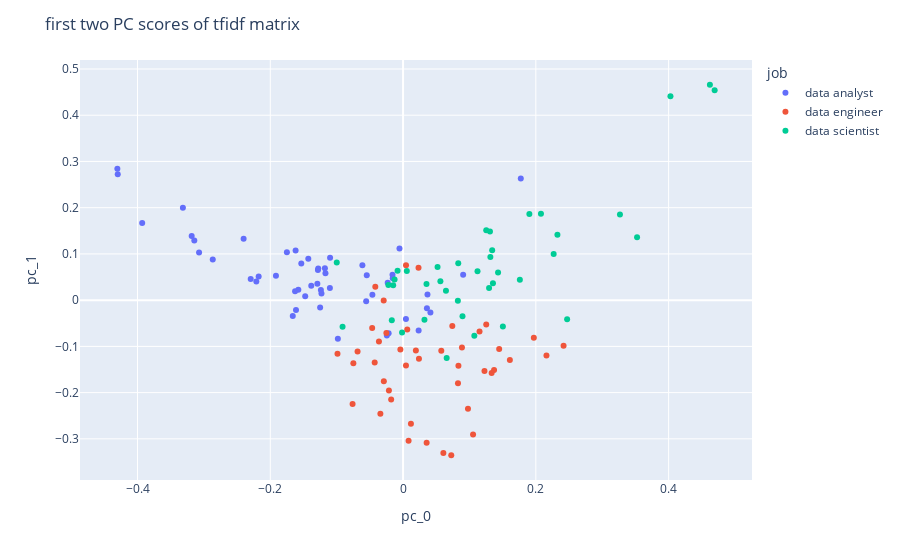

Here is the notebook cell this chart was saved with:
### Markdown cell above
Let's recap what we've achieved here. We started with a collection of raw text documents, each one a description of a job from one of three titles. Using term-frequency inverse-document-freqency we converted each description into a fixed length vector. Then using PCA we projected our new 2038-dimensional data matrix onto the two coordinate axes of highest variability so we could produce a scatterplot of the data. The result was a clear visual separation into three clusters corresponding to the three job titles, which we have now shown are nearly perfectly recreated using a simple clustering algorithm.

The cool part about this is not that we have perfectly classified each tfidf vector with its job title. There are a whole host of supervised approaches that would have been more effective if that were our goal: we would certainly include more principle components to preserve more information and most classification algorithms would perform better than the simple clustering we have used here. No, the interesting part is thinking about how these simple unsupervised methods can be applied to problems where we *don't* have access to labelled data as we did here. In text problems where we are unsure of the existence of distinct clusters we can go through the same steps, cluster the data and then use the tfidf vectors as we did before to look for patterns in the most important words in each cluster.

Clustering is far from a cure-all concept that works magic in every use-case, but it can be a fruitful area of investigation across a wide range of problems. We have shown how it can be effective in a simple, small-sample case but I hope that you can use some of these ideas in your own problems.

### Code cell
# hide
df_new = df.copy()
df_new['desc'] = (df_new.desc.str.replace('[Ss]cientist', '')
                  .str.replace('[Ee]ngineer', '')
                  .str.replace('[Aa]nalyst', '')
                  .str.replace('[Aa]nalysis', '')
                  .str.replace('[Ss]cience', ''))

text = np.array(df_new['desc'])
tfidf_matrix = vectorizer.fit_transform(text)
tfidf = pd.DataFrame(tfidf_matrix.toarray(), columns=vectorizer.get_feature_names())

X = pca.fit_transform(tfidf)
X_df = pd.DataFrame(X)
X_df['job'] = df.job.values
X_df = X_df.rename(columns={0: 'pc_0', 1: 'pc_1'})

fig = px.scatter(X_df, x="pc_0", y="pc_1", color="job", hover_data=["pc_0", "pc_1", X_df.index])
fig.update_layout(title='first two PC scores of tfidf matrix')
fig.show()

### Figure 1 — Plotly figure (JSON) as saved in the notebook; plotly's stock layout.template omitted (floating-point values rounded to 4 significant figures; data arrays with more than 128 entries replaced by an {"elided": "..."} marker saying what was removed)
{"data": [{"customdata": {"elided": "51x3 float values"}, "hovertemplate": "job=data analyst<br>pc_0=%{customdata[0]}<br>pc_1=%{customdata[1]}<br>index=%{customdata[2]}<extra></extra>", "legendgroup": "data analyst", "marker": {"color": "#636efa", "symbol": "circle"}, "mode": "markers", "name": "data analyst", "orientation": "v", "showlegend": true, "type": "scatter", "x": [-0.175, -0.06125, -0.3073, -0.1169, 0.09051, -0.1249, -0.01553, -0.1238, -0.02176, -0.1383, -0.4298, -0.1099, -0.005391, -0.02441, -0.1613, 0.03592, -0.2295, -0.0462, -0.3316, -0.02313, -0.05465, -0.2402, -0.1278, -0.393, -0.1427, -0.4304, 0.1773, -0.1577, -0.2867, -0.05557, -0.1282, -0.221, -0.1533, 0.02345, -0.1291, 0.04121, -0.1915, -0.1474, -0.1177, -0.1619, -0.3184, -0.1102, -0.1627, -0.2175, -0.1661, -0.3145, -0.01591, 0.004341, -0.09822, 0.03677, -0.1229], "xaxis": "x", "y": [0.1034, 0.07538, 0.1029, 0.05844, 0.05501, -0.01608, 0.04742, 0.02203, -0.07136, 0.03105, 0.2724, 0.09178, 0.1115, -0.07633, -0.02151, -0.01758, 0.0457, 0.01148, 0.2, 0.03757, 0.05362, 0.1326, 0.06848, 0.1671, 0.08936, 0.2844, 0.2633, 0.02234, 0.08774, -0.002159, 0.06544, 0.04015, 0.07938, -0.06541, 0.03557, -0.02652, 0.05253, 0.008446, 0.06875, 0.1074, 0.1387, 0.02607, 0.01927, 0.05132, -0.0344, 0.1289, 0.0549, -0.04099, -0.08346, 0.01199, 0.01433], "yaxis": "y"}, {"customdata": {"elided": "43x3 float values"}, "hovertemplate": "job=data engineer<br>pc_0=%{customdata[0]}<br>pc_1=%{customdata[1]}<br>index=%{customdata[2]}<extra></extra>", "legendgroup": "data engineer", "marker": {"color": "#EF553B", "symbol": "circle"}, "mode": "markers", "name": "data engineer", "orientation": "v", "showlegend": true, "type": "scatter", "x": [0.008329, 0.1152, 0.02331, 0.1253, 0.1371, 0.1609, 0.1226, -0.00405, 0.2418, 0.216, 0.197, 0.08872, 0.03553, 0.08341, -0.01793, 0.004446, 0.01185, 0.1448, -0.03632, -0.04182, -0.07604, -0.09877, 0.08272, 0.0726, 0.1055, -0.03417, 0.02394, 0.004402, 0.05758, -0.07488, -0.06852, 0.09777, -0.02896, 0.1334, 0.06069, -0.02131, 0.006315, -0.02515, 0.0742, -0.02919, 0.0193, -0.04271, -0.04652], "xaxis": "x", "y": [-0.3043, -0.06789, 0.07015, -0.05289, -0.1508, -0.1297, -0.1532, -0.1065, -0.09873, -0.1196, -0.08146, -0.1024, -0.3085, -0.1419, -0.2149, 0.07568, -0.2673, -0.1059, -0.08937, 0.02878, -0.2244, -0.1158, -0.1798, -0.3355, -0.2905, -0.2457, -0.1267, -0.1414, -0.1096, -0.1366, -0.1112, -0.2347, -0.1756, -0.1573, -0.3304, -0.1954, -0.06363, -0.07107, -0.05579, -0.000631, -0.109, -0.1347, -0.06036], "yaxis": "y"}, {"customdata": [[0.1309, 0.1486, 94], [0.1431, 0.05986, 95], [0.1342, 0.1081, 96], [0.2471, -0.04133, 97], [-0.01281, 0.04478, 98], [0.05623, 0.04071, 99], [0.1903, 0.1866, 100], [-0.008295, 0.06356, 101], [0.08953, -0.0347, 102], [0.2077, 0.187, 103], [0.06569, -0.1249, 104], [-0.01696, -0.04336, 105], [0.005661, 0.06321, 106], [-0.02209, 0.0328, 107], [0.1759, 0.04402, 108], [-0.01488, 0.03239, 109], [0.1074, -0.07715, 110], [0.03528, 0.03484, 111], [0.06462, 0.02059, 112], [0.4028, 0.4412, 113], [0.4622, 0.4659, 114], [0.4694, 0.4542, 115], [-0.09987, 0.08131, 116], [0.2269, 0.0998, 117], [0.1315, 0.09357, 118], [0.05193, 0.07168, 119], [0.3267, 0.1851, 120], [-0.001525, -0.07004, 121], [0.08314, 0.07972, 122], [0.1121, 0.06276, 123], [0.1296, 0.02634, 124], [0.3525, 0.136, 125], [0.1504, -0.05725, 126], [0.2325, 0.1417, 127], [0.08253, -0.001294, 128], [0.1354, 0.0368, 129], [0.03222, -0.04244, 130], [-0.09111, -0.05766, 131], [0.1253, 0.1514, 132]], "hovertemplate": "job=data scientist<br>pc_0=%{customdata[0]}<br>pc_1=%{customdata[1]}<br>index=%{customdata[2]}<extra></extra>", "legendgroup": "data scientist", "marker": {"color": "#00cc96", "symbol": "circle"}, "mode": "markers", "name": "data scientist", "orientation": "v", "showlegend": true, "type": "scatter", "x": [0.1309, 0.1431, 0.1342, 0.2471, -0.01281, 0.05623, 0.1903, -0.008295, 0.08953, 0.2077, 0.06569, -0.01696, 0.005661, -0.02209, 0.1759, -0.01488, 0.1074, 0.03528, 0.06462, 0.4028, 0.4622, 0.4694, -0.09987, 0.2269, 0.1315, 0.05193, 0.3267, -0.001525, 0.08314, 0.1121, 0.1296, 0.3525, 0.1504, 0.2325, 0.08253, 0.1354, 0.03222, -0.09111, 0.1253], "xaxis": "x", "y": [0.1486, 0.05986, 0.1081, -0.04133, 0.04478, 0.04071, 0.1866, 0.06356, -0.0347, 0.187, -0.1249, -0.04336, 0.06321, 0.0328, 0.04402, 0.03239, -0.07715, 0.03484, 0.02059, 0.4412, 0.4659, 0.4542, 0.08131, 0.0998, 0.09357, 0.07168, 0.1851, -0.07004, 0.07972, 0.06276, 0.02634, 0.136, -0.05725, 0.1417, -0.001294, 0.0368, -0.04244, -0.05766, 0.1514], "yaxis": "y"}], "layout": {"legend": {"title": {"text": "job"}, "tracegroupgap": 0}, "margin": {"t": 60}, "title": {"text": "first two PC scores of tfidf matrix"}, "xaxis": {"anchor": "y", "domain": [0, 1], "title": {"text": "pc_0"}}, "yaxis": {"anchor": "x", "domain": [0, 1], "title": {"text": "pc_1"}}}}
